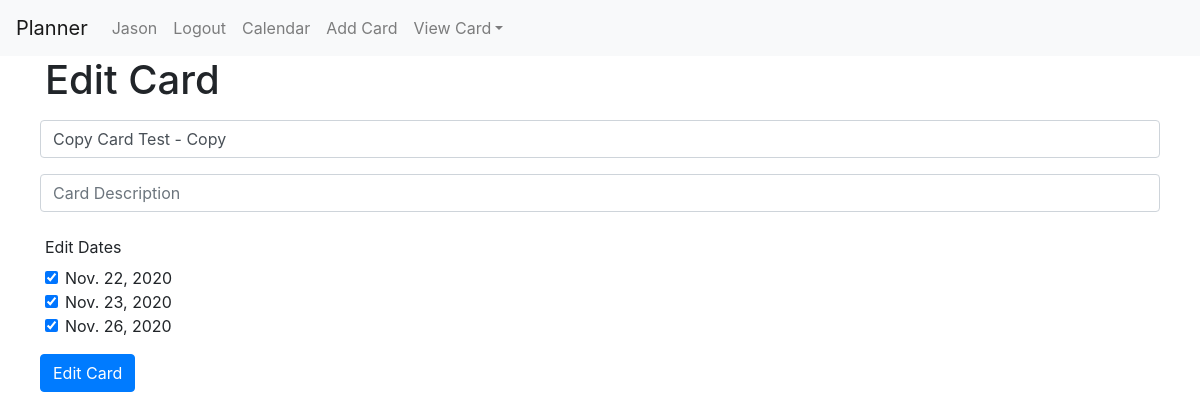
Page /card/40/edit (signed in) on the committed database.
### planner/models.py (models this page shows)
class User(AbstractUser):
    pass

class Card(models.Model):
	owner = models.ForeignKey(User, on_delete=models.CASCADE)
	title = models.CharField(max_length=64)
	description = models.CharField(max_length=256)
	timestamp = models.DateTimeField(auto_now_add=True)
	favorite = models.BooleanField(default=False)
	hide_completed = models.BooleanField(default=False)
	archived = models.BooleanField(default=False)
	is_complete = models.BooleanField(default=False)

class Date(models.Model):
	owner = models.ForeignKey(User, on_delete=models.CASCADE)
	card = models.ForeignKey(Card, on_delete=models.CASCADE)
	date = models.DateField()

### planner/views.py (the view, shortened to what this page needs)
# urls.py: path("card/<int:id>/edit", views.edit_card, name="edit_card"),
@login_required
def edit_card(request, id):
	menu = get_card_list(request)
	user = get_user(request)
	card = Card.objects.get(id=id)
	if verify_user(request, user, card.id):
		pass
	else:
		return render(request,"planner/error.html", {
			"message": "You do not have permission to access this page."
			})
	dates = Date.objects.filter(owner=user,card=card)
	return render(request,"planner/card_edit.html", {
		"cards": menu,
		"card": card,
		"dates": dates,
		"default_date": get_default_date(),
		"months": get_months()
		})

### planner/views.py (called while the page is built)
def verify_user(request, user, card_id):
	card = Card.objects.get(id=card_id)
	if card.owner != user:
		return False
	return True

def get_card_list(request):
	cards = Card.objects.filter(owner=User.objects.get(id=request.user.id))
	return cards

def get_user(request):
	user = User.objects.get(id=request.user.id)
	return user

def get_default_date():
	current_year = datetime.date.today().year
	current_month = datetime.date.today().month
	next_day = datetime.date.today().day + 1
	current_days = range(1,calendar.monthrange(current_year,current_month)[1]+1)
	years = range(2020,2023)
	return {
		"year": current_year,
		"month": current_month,
		"next_day": next_day,
		"day_range": current_days,
		"years": years
	}

def get_months():
	months = []
	i = 0
	for month in calendar.month_name:
		temp = (i, month)
		months.append(temp)
		i = i + 1
	return months

### planner/templates/planner/card_edit.html (shortened to what this page needs)
{% extends 'planner/layout.html' %}
{% load static %}
{% block body %}
<div class="container">
	<h1>Edit Card</h1>
	<form action="{% url 'edit_card' id=card.id %}" method="POST">
		<div class="form-row my-3">
			<input type="text" class="form-control" name="title" placeholder="Card Title" autocomplete="off" value="{{ card.title }}"/>
		</div>
		<div class="form-row my-3">
			<input type="text" class="form-control" name="description" placeholder="Card Description" autocomplete="off" value="{{ card.description }}"/>
		</div>
		{% if dates|length > 0 %}
		<div class="form-row my-3">
			<div class="col-sm-10">
				<legend class="col-form-label">Edit Dates</legend>
			</div>
			<div class="col-sm-10">
			{% for date in dates %}
				<div class="form-check">
					<input type="checkbox" name="checkbox" value="{{ date.id }}" class="form-check-input" checked="checked"/><label class="form-check-label" for="add-date">{{ date.date }}</label>
				</div>
			{% endfor %}
			</div>
		</div>
		{% endif %}
			<div class="form-row my-3">
			<input type="submit" class="btn btn-primary" name="submit" value="Edit Card" />
		</div>
	</form>
</div>
{% endblock %}

### planner/templates/planner/layout.html (shortened to what this page needs)
{% load static %}
<!DOCTYPE html>
<html lang="en">
	<head>
		<link rel="stylesheet" href="https://stackpath.bootstrapcdn.com/bootstrap/4.4.1/css/bootstrap.min.css">
		<link href="{% static 'styles.css' %}" rel="stylesheet">
	</head>
	<body>
		<nav class="navbar navbar-expand-md navbar-light bg-light">
			<a class="navbar-brand" href="/">Planner</a>
			<div class="collapse navbar-collapse" id="navbar">
				<ul class="navbar-nav mr-auto ">
					{% if user.is_authenticated %}
					<li class="nav-item">
						<a class="nav-link" href="{% url 'profile' %}">{{ user.username }}</a>
					</li>
					<li class="nav-item">
						<a class="nav-link" href="{% url 'logout' %}">Logout</a>
					</li>
					<li class="nav-item">
						<a href="{% url 'calendar' %}" class="nav-link" name="calendar">Calendar</a>
					</li>
					<li class="nav-item">
						<a href="{% url 'add_card' %}" class="nav-link" name="add-card">Add Card</a>
					</li>
					<li class="nav-item dropdown">
						<a class="nav-link dropdown-toggle" data-toggle="dropdown" href="#" role="button" aria-haspopup="true" aria-expanded="false">View Card</a>
					</li>
					{% endif %}
				</ul>
			</div>
		</nav>
		<div class="body">
			{% block body %}
			{% endblock %}
		</div>
	</body>
</html>

### rows in the picture
User: username "Jason"
Card: title "Copy Card Test - Copy"
Date: date "Nov. 22, 2020"
Date: date "Nov. 23, 2020"
Date: date "Nov. 26, 2020"
